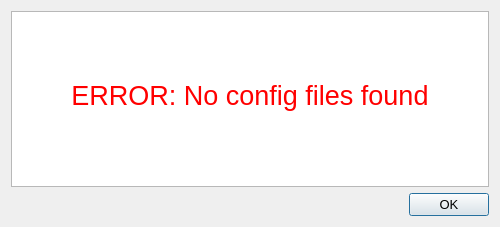
<?xml version="1.0" encoding="UTF-8"?>
<ui version="4.0">
 <class>Dialog</class>
 <widget class="QDialog" name="Dialog">
  <property name="geometry">
   <rect>
    <x>0</x>
    <y>0</y>
    <width>500</width>
    <height>227</height>
   </rect>
  </property>
  <property name="windowTitle">
   <string>ERROR Message</string>
  </property>
  <layout class="QGridLayout" name="gridLayout">
   <item row="1" column="0">
    <widget class="QDialogButtonBox" name="ok_button">
     <property name="font">
      <font>
       <pointsize>10</pointsize>
       <weight>50</weight>
       <bold>false</bold>
      </font>
     </property>
     <property name="orientation">
      <enum>Qt::Horizontal</enum>
     </property>
     <property name="standardButtons">
      <set>QDialogButtonBox::Ok</set>
     </property>
     <property name="centerButtons">
      <bool>false</bool>
     </property>
    </widget>
   </item>
   <item row="0" column="0">
    <widget class="QTextEdit" name="textEdit">
     <property name="palette">
      <palette>
       <active>
        <colorrole role="WindowText">
         <brush brushstyle="SolidPattern">
          <color alpha="255">
           <red>255</red>
           <green>0</green>
           <blue>0</blue>
          </color>
         </brush>
        </colorrole>
        <colorrole role="Text">
         <brush brushstyle="SolidPattern">
          <color alpha="255">
           <red>255</red>
           <green>0</green>
           <blue>0</blue>
          </color>
         </brush>
        </colorrole>
       </active>
       <inactive>
        <colorrole role="WindowText">
         <brush brushstyle="SolidPattern">
          <color alpha="255">
           <red>255</red>
           <green>0</green>
           <blue>0</blue>
          </color>
         </brush>
        </colorrole>
        <colorrole role="Text">
         <brush brushstyle="SolidPattern">
          <color alpha="255">
           <red>255</red>
           <green>0</green>
           <blue>0</blue>
          </color>
         </brush>
        </colorrole>
       </inactive>
       <disabled>
        <colorrole role="WindowText">
         <brush brushstyle="SolidPattern">
          <color alpha="255">
           <red>120</red>
           <green>120</green>
           <blue>120</blue>
          </color>
         </brush>
        </colorrole>
        <colorrole role="Text">
         <brush brushstyle="SolidPattern">
          <color alpha="255">
           <red>120</red>
           <green>120</green>
           <blue>120</blue>
          </color>
         </brush>
        </colorrole>
       </disabled>
      </palette>
     </property>
     <property name="contextMenuPolicy">
      <enum>Qt::NoContextMenu</enum>
     </property>
     <property name="html">
      <string>&lt;!DOCTYPE HTML PUBLIC &quot;-//W3C//DTD HTML 4.0//EN&quot; &quot;http://www.w3.org/TR/REC-html40/strict.dtd&quot;&gt;
&lt;html&gt;&lt;head&gt;&lt;meta name=&quot;qrichtext&quot; content=&quot;1&quot; /&gt;&lt;style type=&quot;text/css&quot;&gt;
p, li { white-space: pre-wrap; }
&lt;/style&gt;&lt;/head&gt;&lt;body style=&quot; font-family:'MS Shell Dlg 2'; font-size:12pt; font-weight:400; font-style:normal;&quot;&gt;
&lt;p style=&quot;-qt-paragraph-type:empty; margin-top:0px; margin-bottom:0px; margin-left:0px; margin-right:0px; -qt-block-indent:0; text-indent:0px; font-size:5.5pt;&quot;&gt;&lt;br /&gt;&lt;/p&gt;
&lt;p style=&quot;-qt-paragraph-type:empty; margin-top:0px; margin-bottom:0px; margin-left:0px; margin-right:0px; -qt-block-indent:0; text-indent:0px; font-size:5.5pt;&quot;&gt;&lt;br /&gt;&lt;/p&gt;
&lt;p align=&quot;center&quot; style=&quot; margin-top:0px; margin-bottom:0px; margin-left:0px; margin-right:0px; -qt-block-indent:0; text-indent:0px;&quot;&gt;&lt;img src=&quot;:/error_icon/error.png&quot; /&gt;&lt;/p&gt;
&lt;p style=&quot;-qt-paragraph-type:empty; margin-top:0px; margin-bottom:0px; margin-left:0px; margin-right:0px; -qt-block-indent:0; text-indent:0px; font-size:5.5pt;&quot;&gt;&lt;br /&gt;&lt;/p&gt;
&lt;p style=&quot;-qt-paragraph-type:empty; margin-top:0px; margin-bottom:0px; margin-left:0px; margin-right:0px; -qt-block-indent:0; text-indent:0px; font-size:5.5pt;&quot;&gt;&lt;br /&gt;&lt;/p&gt;
&lt;p align=&quot;center&quot; style=&quot;-qt-paragraph-type:empty; margin-top:0px; margin-bottom:0px; margin-left:0px; margin-right:0px; -qt-block-indent:0; text-indent:0px; font-size:5.5pt;&quot;&gt;&lt;br /&gt;&lt;/p&gt;
&lt;p align=&quot;center&quot; style=&quot; margin-top:0px; margin-bottom:0px; margin-left:0px; margin-right:0px; -qt-block-indent:0; text-indent:0px;&quot;&gt;&lt;span style=&quot; font-size:20pt;&quot;&gt;ERROR: No config files found&lt;/span&gt;&lt;/p&gt;&lt;/body&gt;&lt;/html&gt;</string>
     </property>
    </widget>
   </item>
  </layout>
 </widget>
 <resources>
  <include location="additional_ressources/icons.qrc"/>
 </resources>
 <connections>
  <connection>
   <sender>ok_button</sender>
   <signal>rejected()</signal>
   <receiver>Dialog</receiver>
   <slot>reject()</slot>
   <hints>
    <hint type="sourcelabel">
     <x>316</x>
     <y>260</y>
    </hint>
    <hint type="destinationlabel">
     <x>286</x>
     <y>274</y>
    </hint>
   </hints>
  </connection>
  <connection>
   <sender>ok_button</sender>
   <signal>accepted()</signal>
   <receiver>Dialog</receiver>
   <slot>accept()</slot>
   <hints>
    <hint type="sourcelabel">
     <x>248</x>
     <y>254</y>
    </hint>
    <hint type="destinationlabel">
     <x>157</x>
     <y>274</y>
    </hint>
   </hints>
  </connection>
 </connections>
</ui>
